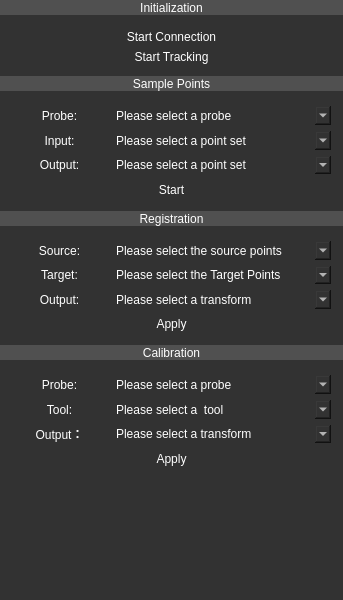
<?xml version="1.0" encoding="UTF-8"?>
<ui version="4.0">
 <class>OpticalNavigationClass</class>
 <widget class="QMainWindow" name="OpticalNavigationClass">
  <property name="geometry">
   <rect>
    <x>0</x>
    <y>0</y>
    <width>343</width>
    <height>600</height>
   </rect>
  </property>
  <property name="windowTitle">
   <string>OpticalNavigation</string>
  </property>
  <property name="styleSheet">
   <string notr="true">background-color: rgb(77,77,115);
font: 700 9pt &quot;Microsoft YaHei UI&quot;;
color: rgb(255, 255, 255);</string>
  </property>
  <widget class="QWidget" name="centralwidget">
   <property name="sizePolicy">
    <sizepolicy hsizetype="Expanding" vsizetype="Expanding">
     <horstretch>0</horstretch>
     <verstretch>0</verstretch>
    </sizepolicy>
   </property>
   <property name="styleSheet">
    <string notr="true">background-color: rgb(50, 50, 50);</string>
   </property>
   <layout class="QVBoxLayout" name="verticalLayout" stretch="1">
    <property name="spacing">
     <number>0</number>
    </property>
    <property name="leftMargin">
     <number>0</number>
    </property>
    <property name="topMargin">
     <number>0</number>
    </property>
    <property name="rightMargin">
     <number>0</number>
    </property>
    <property name="bottomMargin">
     <number>0</number>
    </property>
    <item>
     <widget class="QWidget" name="module_widget" native="true">
      <layout class="QVBoxLayout" name="verticalLayout_5" stretch="1,4,1,8,1,8,1,8,8">
       <property name="spacing">
        <number>0</number>
       </property>
       <property name="leftMargin">
        <number>0</number>
       </property>
       <property name="topMargin">
        <number>0</number>
       </property>
       <property name="rightMargin">
        <number>0</number>
       </property>
       <property name="bottomMargin">
        <number>0</number>
       </property>
       <item>
        <widget class="QLabel" name="init_lb">
         <property name="maximumSize">
          <size>
           <width>16777215</width>
           <height>30</height>
          </size>
         </property>
         <property name="styleSheet">
          <string notr="true">background-color: rgb(80, 80, 80);</string>
         </property>
         <property name="text">
          <string>Initialization</string>
         </property>
         <property name="alignment">
          <set>Qt::AlignCenter</set>
         </property>
        </widget>
       </item>
       <item>
        <widget class="QGroupBox" name="init_box">
         <property name="styleSheet">
          <string notr="true">border:none;</string>
         </property>
         <property name="title">
          <string/>
         </property>
         <layout class="QVBoxLayout" name="verticalLayout_3">
          <item>
           <widget class="QPushButton" name="connect_btn">
            <property name="sizePolicy">
             <sizepolicy hsizetype="Expanding" vsizetype="Expanding">
              <horstretch>0</horstretch>
              <verstretch>0</verstretch>
             </sizepolicy>
            </property>
            <property name="text">
             <string>Start Connection</string>
            </property>
           </widget>
          </item>
          <item>
           <widget class="QPushButton" name="track_btn">
            <property name="sizePolicy">
             <sizepolicy hsizetype="Expanding" vsizetype="Expanding">
              <horstretch>0</horstretch>
              <verstretch>0</verstretch>
             </sizepolicy>
            </property>
            <property name="text">
             <string>Start Tracking</string>
            </property>
           </widget>
          </item>
         </layout>
        </widget>
       </item>
       <item>
        <widget class="QLabel" name="samp_lb">
         <property name="maximumSize">
          <size>
           <width>16777215</width>
           <height>30</height>
          </size>
         </property>
         <property name="styleSheet">
          <string notr="true">background-color: rgb(80, 80, 80);</string>
         </property>
         <property name="text">
          <string>Sample Points</string>
         </property>
         <property name="alignment">
          <set>Qt::AlignCenter</set>
         </property>
        </widget>
       </item>
       <item>
        <widget class="QGroupBox" name="sp_box">
         <property name="sizePolicy">
          <sizepolicy hsizetype="Expanding" vsizetype="Expanding">
           <horstretch>0</horstretch>
           <verstretch>0</verstretch>
          </sizepolicy>
         </property>
         <property name="styleSheet">
          <string notr="true">border:none;</string>
         </property>
         <property name="title">
          <string/>
         </property>
         <layout class="QVBoxLayout" name="verticalLayout_6">
          <item>
           <widget class="QGroupBox" name="groupBox_5">
            <property name="styleSheet">
             <string notr="true">border:none;</string>
            </property>
            <property name="title">
             <string/>
            </property>
            <layout class="QHBoxLayout" name="horizontalLayout_6" stretch="3,7">
             <property name="spacing">
              <number>4</number>
             </property>
             <property name="leftMargin">
              <number>0</number>
             </property>
             <property name="topMargin">
              <number>0</number>
             </property>
             <property name="rightMargin">
              <number>0</number>
             </property>
             <property name="bottomMargin">
              <number>0</number>
             </property>
             <item>
              <widget class="QLabel" name="probe_sp_lb">
               <property name="text">
                <string>Probe:</string>
               </property>
               <property name="alignment">
                <set>Qt::AlignCenter</set>
               </property>
              </widget>
             </item>
             <item>
              <widget class="QComboBox" name="probe_sp_cbb">
               <property name="sizePolicy">
                <sizepolicy hsizetype="Expanding" vsizetype="Expanding">
                 <horstretch>0</horstretch>
                 <verstretch>0</verstretch>
                </sizepolicy>
               </property>
               <item>
                <property name="text">
                 <string>Please select a probe</string>
                </property>
               </item>
               <item>
                <property name="text">
                 <string/>
                </property>
               </item>
              </widget>
             </item>
            </layout>
           </widget>
          </item>
          <item>
           <widget class="QGroupBox" name="groupBox_8">
            <property name="styleSheet">
             <string notr="true">border:none;</string>
            </property>
            <property name="title">
             <string/>
            </property>
            <layout class="QHBoxLayout" name="horizontalLayout_7" stretch="3,7">
             <property name="spacing">
              <number>4</number>
             </property>
             <property name="leftMargin">
              <number>0</number>
             </property>
             <property name="topMargin">
              <number>0</number>
             </property>
             <property name="rightMargin">
              <number>0</number>
             </property>
             <property name="bottomMargin">
              <number>0</number>
             </property>
             <item>
              <widget class="QLabel" name="input_sp_lb">
               <property name="text">
                <string>Input:</string>
               </property>
               <property name="alignment">
                <set>Qt::AlignCenter</set>
               </property>
              </widget>
             </item>
             <item>
              <widget class="QComboBox" name="input_sp_cbb">
               <property name="sizePolicy">
                <sizepolicy hsizetype="Expanding" vsizetype="Expanding">
                 <horstretch>0</horstretch>
                 <verstretch>0</verstretch>
                </sizepolicy>
               </property>
               <item>
                <property name="text">
                 <string>Please select a point set</string>
                </property>
               </item>
              </widget>
             </item>
            </layout>
           </widget>
          </item>
          <item>
           <widget class="QGroupBox" name="groupBox_10">
            <property name="sizePolicy">
             <sizepolicy hsizetype="Expanding" vsizetype="Expanding">
              <horstretch>0</horstretch>
              <verstretch>0</verstretch>
             </sizepolicy>
            </property>
            <property name="styleSheet">
             <string notr="true">border:none;</string>
            </property>
            <property name="title">
             <string/>
            </property>
            <layout class="QHBoxLayout" name="horizontalLayout_9" stretch="3,7">
             <property name="spacing">
              <number>4</number>
             </property>
             <property name="leftMargin">
              <number>0</number>
             </property>
             <property name="topMargin">
              <number>0</number>
             </property>
             <property name="rightMargin">
              <number>0</number>
             </property>
             <property name="bottomMargin">
              <number>0</number>
             </property>
             <item>
              <widget class="QLabel" name="output_sp_lb">
               <property name="text">
                <string>Output:</string>
               </property>
               <property name="alignment">
                <set>Qt::AlignCenter</set>
               </property>
              </widget>
             </item>
             <item>
              <widget class="QComboBox" name="output_sp_cbb">
               <property name="sizePolicy">
                <sizepolicy hsizetype="Expanding" vsizetype="Expanding">
                 <horstretch>0</horstretch>
                 <verstretch>0</verstretch>
                </sizepolicy>
               </property>
               <item>
                <property name="text">
                 <string>Please select a point set</string>
                </property>
               </item>
               <item>
                <property name="text">
                 <string>Create a new point set as ...</string>
                </property>
               </item>
              </widget>
             </item>
            </layout>
           </widget>
          </item>
          <item>
           <widget class="QGroupBox" name="groupBox_9">
            <property name="sizePolicy">
             <sizepolicy hsizetype="Expanding" vsizetype="Expanding">
              <horstretch>0</horstretch>
              <verstretch>0</verstretch>
             </sizepolicy>
            </property>
            <property name="styleSheet">
             <string notr="true">border:none;</string>
            </property>
            <property name="title">
             <string/>
            </property>
            <layout class="QHBoxLayout" name="horizontalLayout_8" stretch="0">
             <property name="spacing">
              <number>4</number>
             </property>
             <property name="leftMargin">
              <number>0</number>
             </property>
             <property name="topMargin">
              <number>0</number>
             </property>
             <property name="rightMargin">
              <number>0</number>
             </property>
             <property name="bottomMargin">
              <number>0</number>
             </property>
             <item>
              <widget class="QPushButton" name="start_sp_btn">
               <property name="sizePolicy">
                <sizepolicy hsizetype="Expanding" vsizetype="Expanding">
                 <horstretch>0</horstretch>
                 <verstretch>0</verstretch>
                </sizepolicy>
               </property>
               <property name="text">
                <string>Start</string>
               </property>
              </widget>
             </item>
            </layout>
           </widget>
          </item>
         </layout>
        </widget>
       </item>
       <item>
        <widget class="QLabel" name="regis_lb">
         <property name="maximumSize">
          <size>
           <width>16777215</width>
           <height>30</height>
          </size>
         </property>
         <property name="styleSheet">
          <string notr="true">background-color: rgb(80, 80, 80);</string>
         </property>
         <property name="text">
          <string>Registration</string>
         </property>
         <property name="alignment">
          <set>Qt::AlignCenter</set>
         </property>
        </widget>
       </item>
       <item>
        <widget class="QGroupBox" name="regis_box">
         <property name="styleSheet">
          <string notr="true">border:none;</string>
         </property>
         <property name="title">
          <string/>
         </property>
         <layout class="QVBoxLayout" name="verticalLayout_2">
          <item>
           <widget class="QGroupBox" name="groupBox">
            <property name="sizePolicy">
             <sizepolicy hsizetype="Expanding" vsizetype="Expanding">
              <horstretch>0</horstretch>
              <verstretch>0</verstretch>
             </sizepolicy>
            </property>
            <property name="maximumSize">
             <size>
              <width>16777215</width>
              <height>16777215</height>
             </size>
            </property>
            <property name="styleSheet">
             <string notr="true">border:none;</string>
            </property>
            <property name="title">
             <string/>
            </property>
            <layout class="QHBoxLayout" name="horizontalLayout" stretch="3,7">
             <property name="spacing">
              <number>4</number>
             </property>
             <property name="leftMargin">
              <number>0</number>
             </property>
             <property name="topMargin">
              <number>0</number>
             </property>
             <property name="rightMargin">
              <number>0</number>
             </property>
             <property name="bottomMargin">
              <number>0</number>
             </property>
             <item>
              <widget class="QLabel" name="source_regis_lb">
               <property name="sizePolicy">
                <sizepolicy hsizetype="Preferred" vsizetype="Preferred">
                 <horstretch>0</horstretch>
                 <verstretch>0</verstretch>
                </sizepolicy>
               </property>
               <property name="styleSheet">
                <string notr="true"/>
               </property>
               <property name="text">
                <string>Source:</string>
               </property>
               <property name="alignment">
                <set>Qt::AlignCenter</set>
               </property>
              </widget>
             </item>
             <item>
              <widget class="QComboBox" name="source_regis_cbb">
               <property name="sizePolicy">
                <sizepolicy hsizetype="Expanding" vsizetype="Expanding">
                 <horstretch>0</horstretch>
                 <verstretch>0</verstretch>
                </sizepolicy>
               </property>
               <property name="styleSheet">
                <string notr="true">border-color: rgb(255, 255, 255);</string>
               </property>
               <item>
                <property name="text">
                 <string>Please select the source points</string>
                </property>
               </item>
              </widget>
             </item>
            </layout>
           </widget>
          </item>
          <item>
           <widget class="QGroupBox" name="groupBox_4">
            <property name="sizePolicy">
             <sizepolicy hsizetype="Expanding" vsizetype="Expanding">
              <horstretch>0</horstretch>
              <verstretch>0</verstretch>
             </sizepolicy>
            </property>
            <property name="title">
             <string/>
            </property>
            <layout class="QHBoxLayout" name="horizontalLayout_5" stretch="3,7">
             <property name="spacing">
              <number>4</number>
             </property>
             <property name="leftMargin">
              <number>0</number>
             </property>
             <property name="topMargin">
              <number>0</number>
             </property>
             <property name="rightMargin">
              <number>0</number>
             </property>
             <property name="bottomMargin">
              <number>0</number>
             </property>
             <item>
              <widget class="QLabel" name="target_regis_lb">
               <property name="text">
                <string>Target:</string>
               </property>
               <property name="alignment">
                <set>Qt::AlignCenter</set>
               </property>
              </widget>
             </item>
             <item>
              <widget class="QComboBox" name="target_regis_cbb">
               <property name="sizePolicy">
                <sizepolicy hsizetype="Expanding" vsizetype="Expanding">
                 <horstretch>0</horstretch>
                 <verstretch>0</verstretch>
                </sizepolicy>
               </property>
               <item>
                <property name="text">
                 <string>Please select the Target Points</string>
                </property>
               </item>
              </widget>
             </item>
            </layout>
           </widget>
          </item>
          <item>
           <widget class="QGroupBox" name="groupBox_2">
            <property name="sizePolicy">
             <sizepolicy hsizetype="Expanding" vsizetype="Expanding">
              <horstretch>0</horstretch>
              <verstretch>0</verstretch>
             </sizepolicy>
            </property>
            <property name="title">
             <string/>
            </property>
            <layout class="QHBoxLayout" name="horizontalLayout_2" stretch="3,7">
             <property name="spacing">
              <number>4</number>
             </property>
             <property name="leftMargin">
              <number>0</number>
             </property>
             <property name="topMargin">
              <number>0</number>
             </property>
             <property name="rightMargin">
              <number>0</number>
             </property>
             <property name="bottomMargin">
              <number>0</number>
             </property>
             <item>
              <widget class="QLabel" name="output_regis_lb">
               <property name="sizePolicy">
                <sizepolicy hsizetype="Expanding" vsizetype="Expanding">
                 <horstretch>0</horstretch>
                 <verstretch>0</verstretch>
                </sizepolicy>
               </property>
               <property name="text">
                <string>Output:</string>
               </property>
               <property name="alignment">
                <set>Qt::AlignCenter</set>
               </property>
              </widget>
             </item>
             <item>
              <widget class="QComboBox" name="output_regis_cbb">
               <property name="sizePolicy">
                <sizepolicy hsizetype="Expanding" vsizetype="Expanding">
                 <horstretch>0</horstretch>
                 <verstretch>0</verstretch>
                </sizepolicy>
               </property>
               <item>
                <property name="text">
                 <string>Please select a transform</string>
                </property>
               </item>
               <item>
                <property name="text">
                 <string>Create a new transform as ...</string>
                </property>
               </item>
              </widget>
             </item>
            </layout>
           </widget>
          </item>
          <item>
           <widget class="QPushButton" name="apply_regis_btn">
            <property name="sizePolicy">
             <sizepolicy hsizetype="Expanding" vsizetype="Expanding">
              <horstretch>0</horstretch>
              <verstretch>0</verstretch>
             </sizepolicy>
            </property>
            <property name="text">
             <string>Apply</string>
            </property>
           </widget>
          </item>
         </layout>
        </widget>
       </item>
       <item>
        <widget class="QLabel" name="cali_lb">
         <property name="maximumSize">
          <size>
           <width>16777215</width>
           <height>30</height>
          </size>
         </property>
         <property name="styleSheet">
          <string notr="true">background-color: rgb(80, 80, 80);</string>
         </property>
         <property name="text">
          <string>Calibration</string>
         </property>
         <property name="alignment">
          <set>Qt::AlignCenter</set>
         </property>
        </widget>
       </item>
       <item>
        <widget class="QGroupBox" name="cali_box">
         <property name="styleSheet">
          <string notr="true">border:none;</string>
         </property>
         <property name="title">
          <string/>
         </property>
         <layout class="QVBoxLayout" name="verticalLayout_4">
          <item>
           <widget class="QGroupBox" name="groupBox_6">
            <property name="sizePolicy">
             <sizepolicy hsizetype="Expanding" vsizetype="Expanding">
              <horstretch>0</horstretch>
              <verstretch>0</verstretch>
             </sizepolicy>
            </property>
            <property name="maximumSize">
             <size>
              <width>16777215</width>
              <height>16777215</height>
             </size>
            </property>
            <property name="styleSheet">
             <string notr="true">border:none;</string>
            </property>
            <property name="title">
             <string/>
            </property>
            <layout class="QHBoxLayout" name="horizontalLayout_3" stretch="3,7">
             <property name="spacing">
              <number>4</number>
             </property>
             <property name="leftMargin">
              <number>0</number>
             </property>
             <property name="topMargin">
              <number>0</number>
             </property>
             <property name="rightMargin">
              <number>0</number>
             </property>
             <property name="bottomMargin">
              <number>0</number>
             </property>
             <item>
              <widget class="QLabel" name="probe_cali_lb">
               <property name="sizePolicy">
                <sizepolicy hsizetype="Preferred" vsizetype="Preferred">
                 <horstretch>0</horstretch>
                 <verstretch>0</verstretch>
                </sizepolicy>
               </property>
               <property name="styleSheet">
                <string notr="true"/>
               </property>
               <property name="text">
                <string>Probe:</string>
               </property>
               <property name="alignment">
                <set>Qt::AlignCenter</set>
               </property>
              </widget>
             </item>
             <item>
              <widget class="QComboBox" name="probe_cali_cbb">
               <property name="sizePolicy">
                <sizepolicy hsizetype="Expanding" vsizetype="Expanding">
                 <horstretch>0</horstretch>
                 <verstretch>0</verstretch>
                </sizepolicy>
               </property>
               <property name="styleSheet">
                <string notr="true">border-color: rgb(255, 255, 255);</string>
               </property>
               <item>
                <property name="text">
                 <string>Please select a probe</string>
                </property>
               </item>
              </widget>
             </item>
            </layout>
           </widget>
          </item>
          <item>
           <widget class="QGroupBox" name="groupBox_7">
            <property name="sizePolicy">
             <sizepolicy hsizetype="Expanding" vsizetype="Expanding">
              <horstretch>0</horstretch>
              <verstretch>0</verstretch>
             </sizepolicy>
            </property>
            <property name="maximumSize">
             <size>
              <width>16777215</width>
              <height>16777215</height>
             </size>
            </property>
            <property name="styleSheet">
             <string notr="true">border:none;</string>
            </property>
            <property name="title">
             <string/>
            </property>
            <layout class="QHBoxLayout" name="horizontalLayout_4" stretch="3,7">
             <property name="spacing">
              <number>4</number>
             </property>
             <property name="leftMargin">
              <number>0</number>
             </property>
             <property name="topMargin">
              <number>0</number>
             </property>
             <property name="rightMargin">
              <number>0</number>
             </property>
             <property name="bottomMargin">
              <number>0</number>
             </property>
             <item>
              <widget class="QLabel" name="tool_cali_lb">
               <property name="sizePolicy">
                <sizepolicy hsizetype="Preferred" vsizetype="Preferred">
                 <horstretch>0</horstretch>
                 <verstretch>0</verstretch>
                </sizepolicy>
               </property>
               <property name="frameShape">
                <enum>QFrame::NoFrame</enum>
               </property>
               <property name="text">
                <string>Tool:</string>
               </property>
               <property name="alignment">
                <set>Qt::AlignCenter</set>
               </property>
              </widget>
             </item>
             <item>
              <widget class="QComboBox" name="tool_cali_cbb">
               <property name="sizePolicy">
                <sizepolicy hsizetype="Expanding" vsizetype="Expanding">
                 <horstretch>0</horstretch>
                 <verstretch>0</verstretch>
                </sizepolicy>
               </property>
               <property name="styleSheet">
                <string notr="true">border-color: rgb(255, 255, 255);</string>
               </property>
               <item>
                <property name="text">
                 <string>Please select a  tool</string>
                </property>
               </item>
              </widget>
             </item>
            </layout>
           </widget>
          </item>
          <item>
           <widget class="QGroupBox" name="groupBox_3">
            <property name="title">
             <string/>
            </property>
            <layout class="QHBoxLayout" name="horizontalLayout_10" stretch="3,7">
             <property name="spacing">
              <number>4</number>
             </property>
             <property name="leftMargin">
              <number>0</number>
             </property>
             <property name="topMargin">
              <number>0</number>
             </property>
             <property name="rightMargin">
              <number>0</number>
             </property>
             <property name="bottomMargin">
              <number>0</number>
             </property>
             <item>
              <widget class="QLabel" name="output_cali_lb">
               <property name="sizePolicy">
                <sizepolicy hsizetype="Expanding" vsizetype="Expanding">
                 <horstretch>0</horstretch>
                 <verstretch>0</verstretch>
                </sizepolicy>
               </property>
               <property name="text">
                <string>Output：</string>
               </property>
               <property name="alignment">
                <set>Qt::AlignCenter</set>
               </property>
              </widget>
             </item>
             <item>
              <widget class="QComboBox" name="output_cali_cbb">
               <property name="sizePolicy">
                <sizepolicy hsizetype="Expanding" vsizetype="Expanding">
                 <horstretch>0</horstretch>
                 <verstretch>0</verstretch>
                </sizepolicy>
               </property>
               <item>
                <property name="text">
                 <string>Please select a transform</string>
                </property>
               </item>
               <item>
                <property name="text">
                 <string>Create a new transform as ...</string>
                </property>
               </item>
              </widget>
             </item>
            </layout>
           </widget>
          </item>
          <item>
           <widget class="QPushButton" name="apply_cali_btn">
            <property name="sizePolicy">
             <sizepolicy hsizetype="Expanding" vsizetype="Expanding">
              <horstretch>0</horstretch>
              <verstretch>0</verstretch>
             </sizepolicy>
            </property>
            <property name="text">
             <string>Apply</string>
            </property>
           </widget>
          </item>
         </layout>
        </widget>
       </item>
       <item>
        <spacer name="v_spacer">
         <property name="orientation">
          <enum>Qt::Vertical</enum>
         </property>
         <property name="sizeHint" stdset="0">
          <size>
           <width>20</width>
           <height>98</height>
          </size>
         </property>
        </spacer>
       </item>
      </layout>
     </widget>
    </item>
   </layout>
  </widget>
 </widget>
 <resources/>
 <connections/>
</ui>
